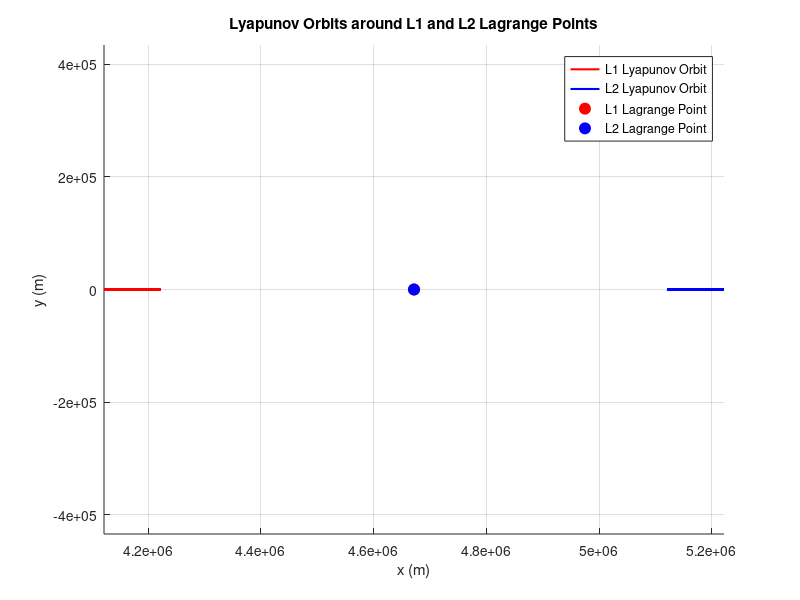

Source code (MATLAB):
% Constants
G = 6.67430e-11;  % Gravitational constant (m^3 kg^(-1) s^(-2))
M_e = 5.972e24;  % Mass of Earth (kg)
M_m = 7.347e22;  % Mass of Moon (kg)
R_e = 3.844e8;  % Distance between Earth and Moon (m)
omega_m = sqrt(G * (M_e + M_m) / R_e^3);  % Angular velocity of Moon (rad/s)

% Lagrange point positions
L1_x = R_e * (M_m / (M_e + M_m));
L2_x = R_e * (M_m / (M_e + M_m));

% Plotting parameters
num_points = 1000;  % Number of points on the Lyapunov orbit
orbit_period = 2 * pi / omega_m;  % Orbital period of the Moon (s)
t = linspace(0, orbit_period, num_points);  % Time array for plotting

% Lyapunov orbit parameters
a = 500000;  % Semi-major axis (m)
e = 0.1;  % Eccentricity
omega = 0;  % Argument of periapsis (rad)
theta0 = 0;  % Initial true anomaly (rad)

% Calculate position coordinates for L1 Lyapunov orbit
L1_x_coords = L1_x - a * (1 - e^2) ./ (1 + e * cos(omega + t - theta0));
L1_y_coords = zeros(1, num_points);

% Calculate position coordinates for L2 Lyapunov orbit
L2_x_coords = L2_x + a * (1 - e^2) ./ (1 + e * cos(omega + t - theta0));
L2_y_coords = zeros(1, num_points);

% Plotting the Lyapunov orbits
figure;
hold on;
plot(L1_x_coords, L1_y_coords, 'r', 'LineWidth', 1.5);
plot(L2_x_coords, L2_y_coords, 'b', 'LineWidth', 1.5);
plot(L1_x, 0, 'ro', 'MarkerSize', 8, 'MarkerFaceColor', 'r');
plot(L2_x, 0, 'bo', 'MarkerSize', 8, 'MarkerFaceColor', 'b');
title('Lyapunov Orbits around L1 and L2 Lagrange Points');
xlabel('x (m)');
ylabel('y (m)');
legend('L1 Lyapunov Orbit', 'L2 Lyapunov Orbit', 'L1 Lagrange Point', 'L2 Lagrange Point');
axis equal;
grid on;
hold off;
